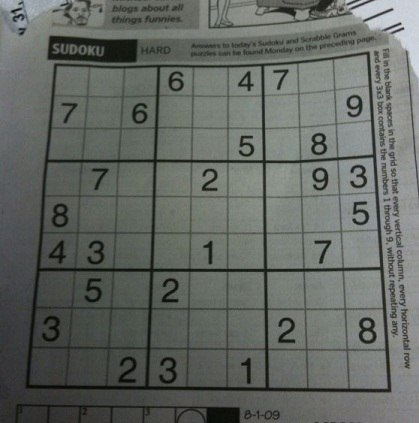
#> input picture Image2.jpg, 419 x 423 px, found by its file name
$ python prob.py
#> lines starting #> are read from the running program, lines starting #| are printed output that depends on the picture; after the words box and inside, x2 and y2 are one past the last pixel; in counts of white or black regions, pixels touching at a corner belong together

from cv2 import cv2
import numpy as np
from matplotlib import pyplot as plt

def apply_filters(original):
    gray = cv2.cvtColor(original, cv2.COLOR_BGR2GRAY)
    blur = cv2.GaussianBlur(gray,(11,11),0) #para eliminar ruido en la imagen segun la documentacion, para preparar a la deteccion de bordes
    threshold = cv2.adaptiveThreshold(blur,255,cv2.ADAPTIVE_THRESH_MEAN_C, cv2.THRESH_BINARY,5,2) # para aislar las lineas de lo demas
    inverted_threshold = cv2.bitwise_not(threshold) # nos interesan las lineas NEGRAS, esto hace que en la imagen sean visibles como lineas blancas
    #el kernel es un tipo de slider que recorrera toda la imagen, es usado por la funcion dilate
    kernel = np.ones((3,3),np.uint8)
    dilatation = cv2.dilate(inverted_threshold,kernel) # usado para arreglar las lineas que hayan quedado desconectadas
    return dilatation

def find_big_square(dilatation):
    contours, hierarchy = cv2.findContours(dilatation.copy(), cv2.RETR_EXTERNAL, cv2.CHAIN_APPROX_SIMPLE)[-2:]
    print(f"num contours: {len(contours)}")
    contours = sorted(contours, key = cv2.contourArea, reverse = True)[:10] # areas mas grandes primero
    big_square = None
    maxPerimeter = 0

    for contour in contours:
         perimeter = cv2.arcLength(contour,True) # largo del contour
         approx = cv2.approxPolyDP(contour, 0.02*perimeter , True) #constante 0.02
         if len(approx) == 4:
             if perimeter > maxPerimeter: # para conseguir el contorno mas grande
                 maxPerimeter = perimeter
                 big_square = approx
    return big_square

def find_corners(big_square):
    """
    ejemplo del contenido de big square (ndarray)

    [[[ 49  35]]

    [[ 46 468]]

    [[553 462]]

    [[554  38]]]

    """

    top_left_sum = 9999999
    bottom_right_sum = -1
    # encuentra los punto esquina arriba izquirda y esquina abajo derecha
    for i in big_square:
        add = i[0][0] + i[0][1]
        if(add < top_left_sum):
            top_left_sum = add
            top_left_point = tuple(i[0])
        if(add > bottom_right_sum):
            bottom_right_sum = add
            bottom_right_point = tuple(i[0])

    non_calculated_points = []
    # ahora reunimos los puntos los cuales no conocemos su ubicacion
    for i in big_square:
        if(i[0][0] not in top_left_point and i[0][0] not in bottom_right_point):
            non_calculated_points.append(list(i[0]))

    # si la x es mayor en alguna de ellas implica que sera en la derecha, dado que el unico punto que queda en la derecha es esquina arriba derecha
    # entonces ese es el punto, de lo contrario es el otro
    if(non_calculated_points[0][0] > non_calculated_points[1][0]):
        top_right_point = tuple(non_calculated_points[0])
        bottom_left_point = tuple(non_calculated_points[1])
    else:
        top_right_point = tuple(non_calculated_points[1])
        bottom_left_point = tuple(non_calculated_points[0])

    print("top left: ",top_left_point)
    print("top right",top_right_point)
    print("bottom left",bottom_left_point)
    print("bottom right",bottom_right_point)

    #sabemos que la esquina superior izquierda es min_x y min_y, la esquina inferior izquierda es min_x y max_y, etc
    # corners = np.float32([(min_x,min_y), (min_x, max_y), (max_x, min_y), (max_x, max_y)])
    corners = np.float32([top_left_point, top_right_point, bottom_left_point, bottom_right_point])
    np.array(corners)
    return corners

def draw_corners(original, corners):
    for corner in corners:
        cv2.drawMarker(original, tuple(corner), (0,191,255), 0, 20, 3) # deben ser tuplas para poder dibujarlas

def transform(original, corners):
    x =450
    y = 450
    new_size = np.float32([[0, 0], [x, 0], [0, y], [x, y]]) # puntos de las esquinas de la nueva imagen
    M = cv2.getPerspectiveTransform(corners, new_size)
    size = np.float32([x,y]) # dimensiones nueva imagen
    result = cv2.warpPerspective(original, M, tuple(size))
    return result

def find_all_squares(img): #infer 81 cells from image
    squares = []
    side = img.shape[:1]
    side = side[0] / 9

    for i in range(9):  #get each box and append it to squares -- 9 rows, 9 cols
    	for j in range(9):
    		p1 = (i*side, j*side) #top left corner of box
    		p2 = ((i+1)*side, (j+1)*side) #bottom right corner of box
    		squares.append((p1, p2))
    return squares

def draw_squares_to_image(in_img, rects, colour=255):

	img = in_img.copy()
	for rect in rects:
		img = cv2.rectangle(img, tuple(int(x) for x in rect[0]), tuple(int(x) for x in rect[1]), colour)
	return img


def get_numbers(image, squares):
    x = [[int(a[0][0]),int(a[1][0])] for a in squares]
    y = [[int(b[0][1]),int(b[1][1])] for b in squares]
    # cv2.imshow('originalT', originalT[0:50,0:50])

    for row,col in zip(x,y):
        cv2.imshow("indiv",image[row[0]:row[1],col[0]:col[1]])
        cv2.waitKey(0)

def recognize():
    pass

original = cv2.imread('image2.jpg')
#> original is the input picture: shape (423, 419, 3); mean B, G, R 98.9, 103.6, 99.4
filtered = apply_filters(original)
#> in apply_filters, `threshold = cv2.adaptiveThreshold(blur,255,cv2.ADAPTIVE_THRESH_MEAN_C,..`:
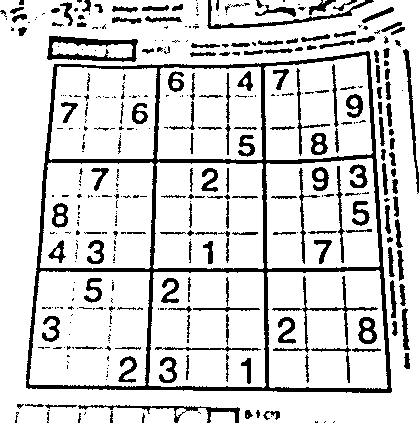
#> threshold: shape (423, 419); 83.4% white; 388 black regions (216 under 20 px), largest, box (x1, y1, x2, y2) and area: (26, 51, 392, 393) 10101, (47, 36, 138, 62) 1007, (272, 276, 378, 353) 671
#> in apply_filters, `dilatation = cv2.dilate(inverted_threshold,kernel)`:
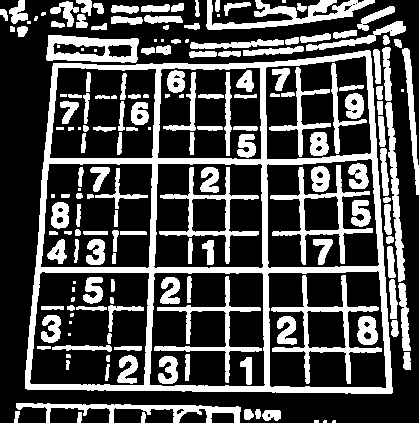
#> dilatation: shape (423, 419); 30.2% white; 179 white regions (28 under 20 px)
big_square = find_big_square(filtered)
#> in find_big_square, `contours, hierarchy = cv2.findContours(dilatation.copy(), cv2.RETR_EXT..`: contours = 73 contours, 14 with area under 20; largest, box (x1, y1, x2, y2) and area: (25, 50, 393, 394) 112948, (46, 35, 139, 63) 2059, (206, 0, 375, 30) 1607, (16, 403, 241, 423) 1259, (385, 102, 405, 282) 972
#| num contours: 73
#> in find_big_square, `contours = sorted(contours, key = cv2.contourArea, reverse = True)[:10]`: contours = 10 contours; largest, box (x1, y1, x2, y2) and area: (25, 50, 393, 394) 112948, (46, 35, 139, 63) 2059, (206, 0, 375, 30) 1607, (16, 403, 241, 423) 1259, (385, 102, 405, 282) 972
#> the loop in find_big_square, `for contour in contours:` made 10 passes
#> (perimeter, maxPerimeter, big_square) on pass 1: (1387.3, 1387.3, [[370, 51], [53, 63], [25, 388], [391, 393]])
#> perimeter on passes 3, 4, 7, 9, 10: 651.7, 631.8, 251.8, 165.2, 130.8
#> after the loop in find_big_square, `for contour in contours:`: maxPerimeter = 1387.3
#> big_square = [[370, 51], [53, 63], [25, 388], [391, 393]]
corners = find_corners(big_square)
#> the loop in find_corners, `for i in big_square:` made 4 passes
#> (add, top_left_sum, bottom_right_sum, bottom_right_point) on pass 1: (421, 421, 421, (370, 51))
#> (add, top_left_sum, top_left_point) on pass 2: (116, 116, (53, 63))
#> after the loop in find_corners, `for i in big_square:`: bottom_right_sum = 784; top_left_sum = 116
#> the loop in find_corners, `for i in big_square:` made 4 passes
#> after the loop in find_corners, `for i in big_square:`: non_calculated_points = [[370, 51], [25, 388]]
#> in find_corners, `top_right_point = tuple(non_calculated_points[0])`: top_right_point = (370, 51)
#> in find_corners, `bottom_left_point = tuple(non_calculated_points[1])`: bottom_left_point = (25, 388)
#| top left:  (53, 63)
#| top right (370, 51)
#| bottom left (25, 388)
#| bottom right (391, 393)
#> in find_corners, `corners = np.float32([top_left_point, top_right_point, bottom_left_poi..`: corners = [[53, 63], [370, 51], [25, 388], [391, 393]]
#> corners = [[53, 63], [370, 51], [25, 388], [391, 393]]
corners_image = original.copy()
cv2.drawContours(corners_image , [big_square], -1, (0,255,0), 3) # dibuja el contorno externo
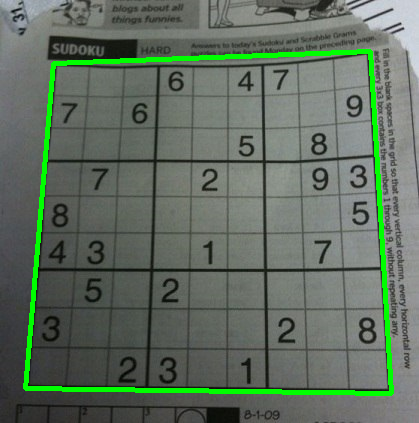
#> corners_image: shape (423, 419, 3); 3.8% of pixels changed, all inside (x1, y1, x2, y2) = (23, 49, 394, 396)
draw_corners(corners_image,corners) # dibuja las esquinas
#> the loop in draw_corners, `for corner in corners:` made 4 passes
originalT = transform(original, corners)
#> in transform, `M = cv2.getPerspectiveTransform(corners, new_size)`: M = [[1.56, 0.134, -90.99], [0.063, 1.66, -108.2], [0.000184, 0.000499, 1]]
filteredT = transform(filtered, corners)
#> in transform (call 2), `result = cv2.warpPerspective(original, M, tuple(size))`:
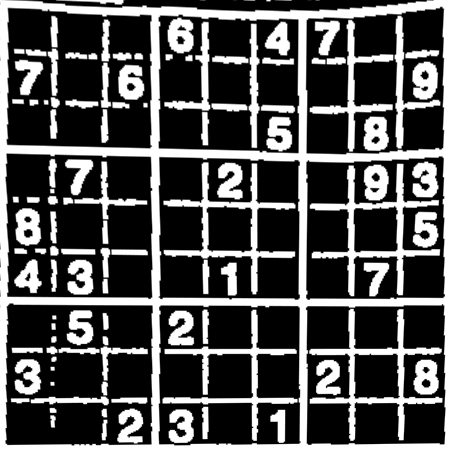
#> result: shape (450, 450); min 0, max 255, mean 82.4
squares = find_all_squares(originalT)
#> squares = 81 items
originalS = draw_squares_to_image(originalT,squares)
#> the loop in draw_squares_to_image, `for rect in rects:` made 81 passes
#> rect on passes 1 to 12: ((0, 0), (50, 50)), ((0, 50), (50, 100)), ((0, 100), (50, 150)), ((0, 150), (50, 200)), ((0, 200), (50, 250)), ((0, 250), (50, 300)), ((0, 300), (50, 350)), ((0, 350), (50, 400)), ((0, 400), (50, 450)), ((50, 0), (100, 50)), ((50, 50), (100, 100)), ((50, 100), (100, 150))
#> pass 1, in draw_squares_to_image, `img = cv2.rectangle(img, tuple(int(x) for x in rect[0]), tuple(int(x) ..`:
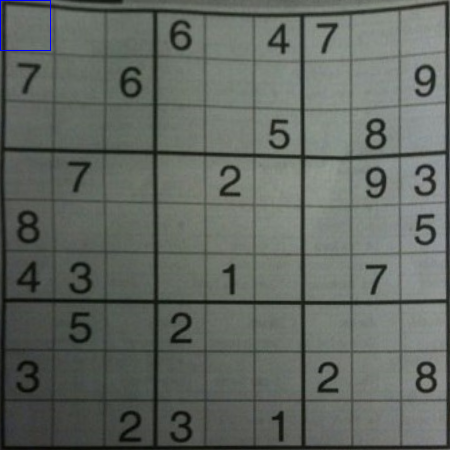
#> img: shape (450, 450, 3); mean B, G, R 97.3, 103.2, 97.8
#> after the loop in draw_squares_to_image, `for rect in rects:`:
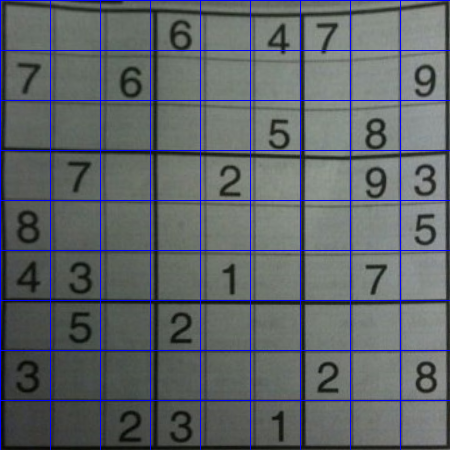
#> img: shape (450, 450, 3); mean B, G, R 103.8, 99.6, 94.4
cv2.imshow('subcuadros', originalS)
# get_numbers(originalT, squares)

cv2.imshow('original', original)
cv2.waitKey(0)
cv2.imshow('filtro', filtered)
cv2.waitKey(0)
cv2.imshow('contorno y esquinas', corners_image)
cv2.waitKey(0)
cv2.imshow('transformada', filteredT)
cv2.waitKey(0)
cv2.imshow('originalT', originalT)
cv2.waitKey(0)
cv2.imshow('subcuadros', originalS)
cv2.waitKey(0)
get_numbers(originalT, squares)
#> in get_numbers, `x = [[int(a[0][0]),int(a[1][0])] for a in squares]`: x = 81 pairs, first value 0 to 400, second value 50 to 450
#> in get_numbers, `y = [[int(b[0][1]),int(b[1][1])] for b in squares]`: y has the same summary as x
#> the loop in get_numbers, `for row,col in zip(x,y):` made 81 passes
#> (row, col) on passes 2, 3, 4, 5, 6, 7, 8, 9, 10, 12, 13, 14: ([0, 50], [50, 100]), ([0, 50], [100, 150]), ([0, 50], [150, 200]), ([0, 50], [200, 250]), ([0, 50], [250, 300]), ([0, 50], [300, 350]), ([0, 50], [350, 400]), ([0, 50], [400, 450]), ([50, 100], [0, 50]), ([50, 100], [100, 150]), ([50, 100], [150, 200]), ([50, 100], [200, 250])
#> col on passes 1, 11, 21, 31, 41, 51: [0, 50], [50, 100], [100, 150], [150, 200], [200, 250], [250, 300]
#> pass 2, in get_numbers, `cv2.imshow("indiv",image[row[0]:row[1],col[0]:col[1]])`:
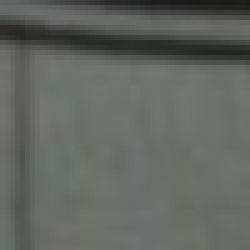
#> window 'indiv': shape (50, 50, 3) (shown 5 times larger); mean B, G, R 95, 102.9, 96.2
cv2.destroyAllWindows() #Close all windows
# [18 lines of commented-out code are left out]

$ run again, with Image9.jpg copied over Image2.jpg
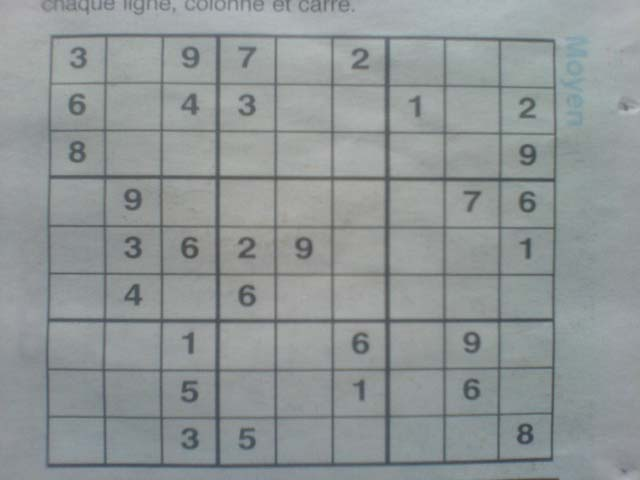
#> input picture Image9.jpg, 640 x 480 px, found by its file name
#> original is the input picture: shape (480, 640, 3); mean B, G, R 150.2, 149.6, 143.6
#> threshold: shape (480, 640); 87.8% white; 129 black regions (58 under 20 px), largest, box (x1, y1, x2, y2) and area: (45, 33, 558, 468) 28196, (239, 284, 256, 307) 220, (181, 237, 199, 259) 218
#> dilatation: shape (480, 640); 20.3% white; 77 white regions (17 under 20 px)
#> in find_big_square, `contours, hierarchy = cv2.findContours(dilatation.copy(), cv2.RETR_EXT..`: contours = 44 contours, 15 with area under 20; largest, box (x1, y1, x2, y2) and area: (44, 32, 559, 469) 220368, (184, 0, 213, 12) 163, (297, 0, 322, 13) 154, (91, 0, 116, 11) 149, (502, 476, 560, 480) 128
#| num contours: 44
#> in find_big_square, `contours = sorted(contours, key = cv2.contourArea, reverse = True)[:10]`: contours = 10 contours; largest, box (x1, y1, x2, y2) and area: (44, 32, 559, 469) 220368, (184, 0, 213, 12) 163, (297, 0, 322, 13) 154, (91, 0, 116, 11) 149, (502, 476, 560, 480) 128
#> the loop in find_big_square, `for contour in contours:` made 10 passes
#> (perimeter, maxPerimeter, big_square) on pass 1: (1919.9, 1919.9, [[50, 34], [46, 468], [553, 461], [556, 39]])
#> after the loop in find_big_square, `for contour in contours:`: maxPerimeter = 1919.9
#> `big_square = find_big_square(filtered)`: big_square = [[50, 34], [46, 468], [553, 461], [556, 39]]
#> the loop in find_corners, `for i in big_square:` made 4 passes
#> (add, top_left_sum, bottom_right_sum, bottom_right_point) on pass 1: (84, 84, 84, (50, 34))
#> after the loop in find_corners, `for i in big_square:`: bottom_right_sum = 1014; top_left_sum = 84
#> the loop in find_corners, `for i in big_square:` made 4 passes
#> after the loop in find_corners, `for i in big_square:`: non_calculated_points = [[46, 468], [556, 39]]
#> top_right_point = (556, 39)
#> bottom_left_point = (46, 468)
#| top left:  (50, 34)
#| top right (556, 39)
#| bottom left (46, 468)
#| bottom right (553, 461)
#> in find_corners, `corners = np.float32([top_left_point, top_right_point, bottom_left_poi..`: corners = [[50, 34], [556, 39], [46, 468], [553, 461]]
#> corners_image: shape (480, 640, 3); 3.04% of pixels changed, all inside (x1, y1, x2, y2) = (44, 32, 559, 471)
#> the loop in draw_corners, `for corner in corners:` made 4 passes
#> M = [[0.862, 0.00795, -43.39], [-0.0102, 1.04, -34.71], [-5.45e-05, 3.65e-06, 1]]
#> result: shape (450, 450)
#> squares = 81 items
#> the loop in draw_squares_to_image, `for rect in rects:` made 81 passes
#> rect on passes 1 to 8: ((0, 0), (50, 50)), ((0, 50), (50, 100)), ((0, 100), (50, 150)), ((0, 150), (50, 200)), ((0, 200), (50, 250)), ((0, 250), (50, 300)), ((0, 300), (50, 350)), ((0, 350), (50, 400))
#> after the loop in draw_squares_to_image, `for rect in rects:`:
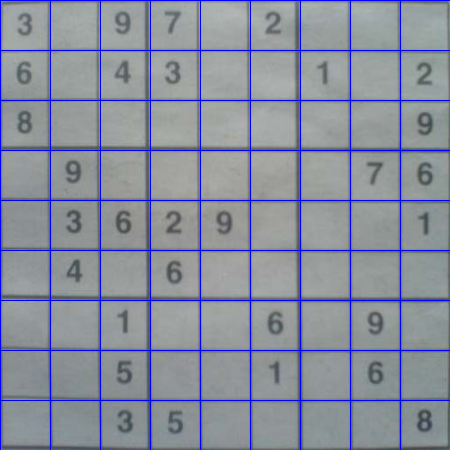
#> img: shape (450, 450, 3); mean B, G, R 152.4, 142.5, 137.3
#> x = 81 pairs, first value 0 to 400, second value 50 to 450
#> y has the same summary as x
#> the loop in get_numbers, `for row,col in zip(x,y):` made 81 passes
#> (row, col) on passes 2 to 9: ([0, 50], [50, 100]), ([0, 50], [100, 150]), ([0, 50], [150, 200]), ([0, 50], [200, 250]), ([0, 50], [250, 300]), ([0, 50], [300, 350]), ([0, 50], [350, 400]), ([0, 50], [400, 450])
#> pass 2, in get_numbers, `cv2.imshow("indiv",image[row[0]:row[1],col[0]:col[1]])`:
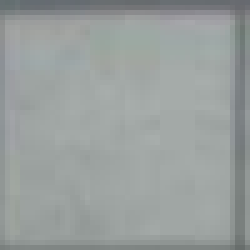
#> window 'indiv': shape (50, 50, 3) (shown 5 times larger); mean B, G, R 157.7, 159.1, 153.3
